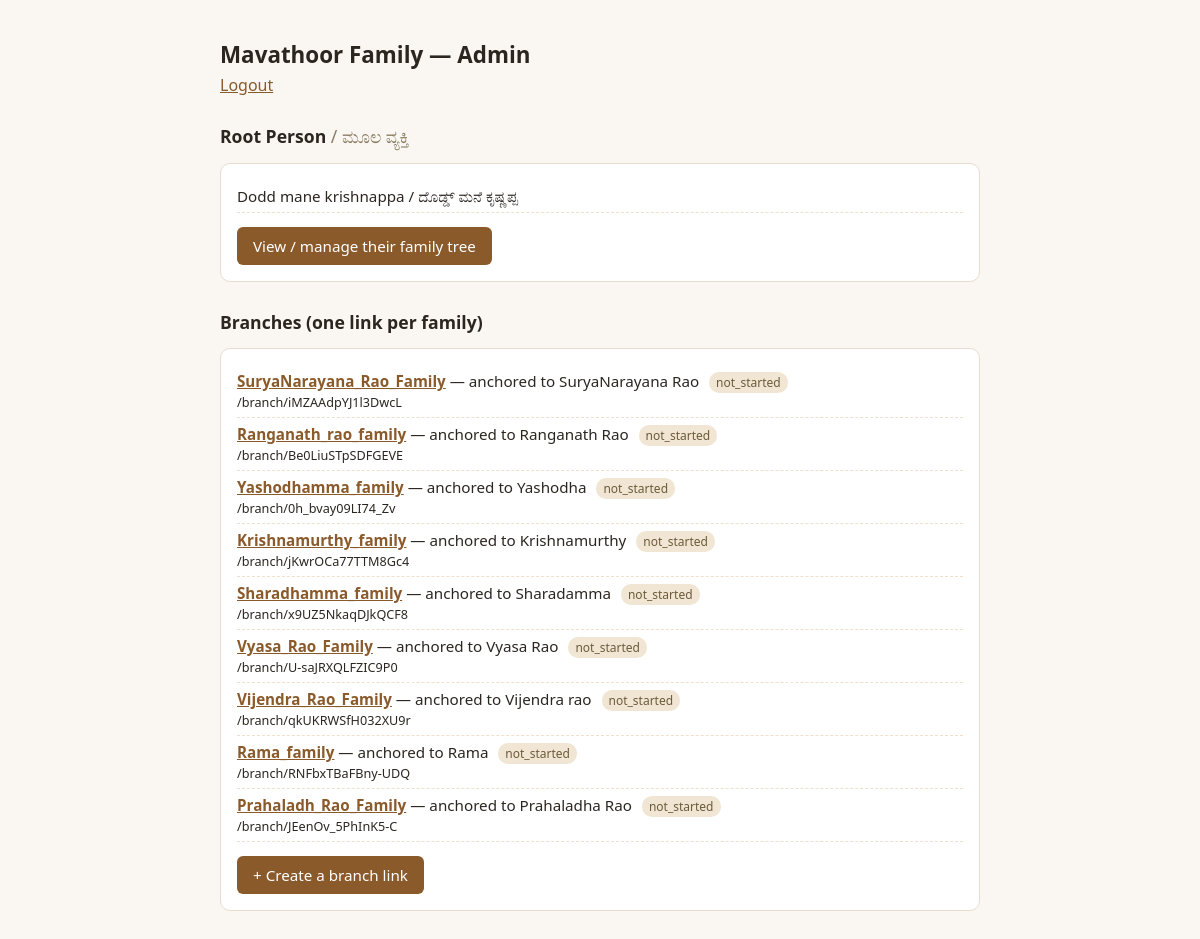
/admin (signed in), run on the app's committed database.
### models.py (models this page shows, shortened)
class Person(db.Model):
    id = db.Column(db.Integer, primary_key=True)
    branch_id = db.Column(db.Integer, db.ForeignKey("branch.id"), nullable=True)
    parent_id = db.Column(db.Integer, db.ForeignKey("person.id"), nullable=True)
    relation_type = db.Column(db.String(20), nullable=False)  # root/son/daughter/spouse
    gender = db.Column(db.String(10))
    alive_status = db.Column(db.String(10), default="Alive")
    name = db.Column(db.String(120), nullable=False)       # English spelling
    name_kn = db.Column(db.String(120))                     # Kannada spelling (auto-suggested, editable)
    dob = db.Column(db.String(20))   # DD-MM-YYYY, optional
    dod = db.Column(db.String(20))   # DD-MM-YYYY, optional
    dod_masa = db.Column(db.String(30))    # lunar month at death (e.g. Chaitra), for Paksha Masa rites
    dod_paksha = db.Column(db.String(20))  # Shukla / Krishna paksha at death
    dod_thithi = db.Column(db.String(30))  # thithi at death (e.g. Chaturdashi)
    nakshatra = db.Column(db.String(60))      # nakshatra at birth
    gothra = db.Column(db.String(60))
    address = db.Column(db.Text)
    phone = db.Column(db.String(20))
    email = db.Column(db.String(120))
    maps_link = db.Column(db.String(400))
    sibling_order = db.Column(db.Integer, default=1)  # 1 = eldest
    created_at = db.Column(db.DateTime, default=db.func.now())
    children = db.relationship(
        "Person",
        backref=db.backref("parent", remote_side=[id]),
        foreign_keys=[parent_id],
    )

class Branch(db.Model):
    id = db.Column(db.Integer, primary_key=True)
    token = db.Column(db.String(40), unique=True, nullable=False)
    label = db.Column(db.String(200), nullable=False)  # e.g. "Branch of Ramachandra (2nd son)"
    anchor_person_id = db.Column(db.Integer, db.ForeignKey("person.id"), nullable=False)
    contact_name = db.Column(db.String(120))
    contact_phone = db.Column(db.String(20))
    status = db.Column(db.String(20), default="not_started")
    created_at = db.Column(db.DateTime, default=db.func.now())
    anchor_person = db.relationship("Person", foreign_keys=[anchor_person_id])

### app.py (the view)
@app.route("/admin")
def admin_dashboard():
    if not require_admin():
        return redirect(url_for("admin_login"))
    root = get_root_person()
    branches = Branch.query.order_by(Branch.id).all()
    return render_template("admin_dashboard.html", root=root, branches=branches)

### app.py (called while the page is built)
@app.context_processor
def inject_site_name():
    return {"site_name": SITE_NAME}

def require_admin():
    return session.get("is_admin", False)

def get_root_person():
    return Person.query.filter_by(relation_type="root", branch_id=None).first()

### templates/admin_dashboard.html (shortened to what this page needs)
{% extends "base.html" %}
{% block content %}
<h1>{{ site_name }} — Admin</h1>
<p class="sub"><a href="{{ url_for('admin_logout') }}">Logout</a></p>
<h2>Root Person <span class="kn">/ ಮೂಲ ವ್ಯಕ್ತಿ</span></h2>
<div class="card">
  {% if root %}
    <div class="tree-row">{{ root.name }}{% if root.name_kn %} / {{ root.name_kn }}{% endif %}</div>
    <a class="btn" href="{{ url_for('admin_root_home') }}">View / manage their family tree</a>
  {% else %}
    <p>No root person yet. Create them first, then add their spouse and children from the tree page.</p>
    <a class="btn" href="{{ url_for('admin_root_create') }}">+ Create root person</a>
  {% endif %}
</div>
<h2>Branches (one link per family)</h2>
<div class="card">
  {% if branches %}
    {% for b in branches %}
      <div class="tree-row">
        <strong><a href="{{ url_for('branch_home', token=b.token) }}">{{ b.label }}</a></strong> — anchored to {{ b.anchor_person.name }}
        <span class="tag">{{ b.status }}</span><br>
        <small>/branch/{{ b.token }}</small>
      </div>
    {% endfor %}
  {% else %}
    <p>No branches created yet. Add the root person's sons/daughters first, then create a branch for each family.</p>
  {% endif %}
  {% if root %}
    <a class="btn" href="{{ url_for('admin_add_branch') }}">+ Create a branch link</a>
  {% endif %}
</div>
{% endblock %}

### templates/base.html (shortened to what this page needs)
<!doctype html>
<html>
<head>
</head>
<body class="{% block bodyclass %}{% endblock %}">
  <div class="wrap">
    {% block content %}{% endblock %}
  </div>
</body>
</html>

### templates/base.html (style rules this page uses)
body { font-family: system-ui, sans-serif; background: #faf7f2; color: #2c2620; margin: 0; }
.wrap { max-width: 760px; margin: 0 auto; padding: 24px 16px 60px; }
h1 { font-size: 1.4rem; margin-bottom: 4px; }
h2 { font-size: 1.1rem; margin-top: 28px; }
.sub { color: #7a6f60; margin-top: 0; margin-bottom: 20px; }
.card { background: #fff; border: 1px solid #e7ddcf; border-radius: 10px; padding: 16px; margin-bottom: 14px; }
button, .btn { display: inline-block; background: #8a5a2b; color: #fff; border: none; padding: 9px 16px; border-radius: 6px; font-size: 0.95rem; cursor: pointer; text-decoration: none; margin-top: 14px; }
.tree-row { padding: 6px 0; border-bottom: 1px dashed #eee0cc; font-size: 0.95rem; }
.tag { font-size: 0.75rem; padding: 2px 7px; border-radius: 10px; background: #f1e6d3; color: #6b5a3a; margin-left: 6px; }
a { color: #8a5a2b; }
.kn { color: #8a7c63; font-weight: normal; }

### data on the page
Person: name "Dodd mane krishnappa", name_kn "ದೊಡ್ಡ್ ಮನೆ ಕೃಷ್ಣಪ್ಪ"
Branch: label "SuryaNarayana_Rao_Family", anchor_person.name "SuryaNarayana Rao", status "not_started", token "iMZAAdpYJ1l3DwcL"
Branch: label "Ranganath_rao_family", anchor_person.name "Ranganath Rao", status "not_started", token "Be0LiuSTpSDFGEVE"
Branch: label "Yashodhamma_family", anchor_person.name "Yashodha", status "not_started", token "0h_bvay09LI74_Zv"
Branch: label "Krishnamurthy_family", anchor_person.name "Krishnamurthy", status "not_started", token "jKwrOCa77TTM8Gc4"
Branch: label "Sharadhamma_family", anchor_person.name "Sharadamma", status "not_started", token "x9UZ5NkaqDJkQCF8"
Branch: label "Vyasa_Rao_Family", anchor_person.name "Vyasa Rao", status "not_started", token "U-saJRXQLFZIC9P0"
Branch: label "Vijendra_Rao_Family", anchor_person.name "Vijendra rao", status "not_started", token "qkUKRWSfH032XU9r"
Branch: label "Rama_family", anchor_person.name "Rama", status "not_started", token "RNFbxTBaFBny-UDQ"
Branch: label "Prahaladh_Rao_Family", anchor_person.name "Prahaladha Rao", status "not_started", token "JEenOv_5PhInK5-C"

### other printed values
{{ site_name }} "Mavathoor Family"
